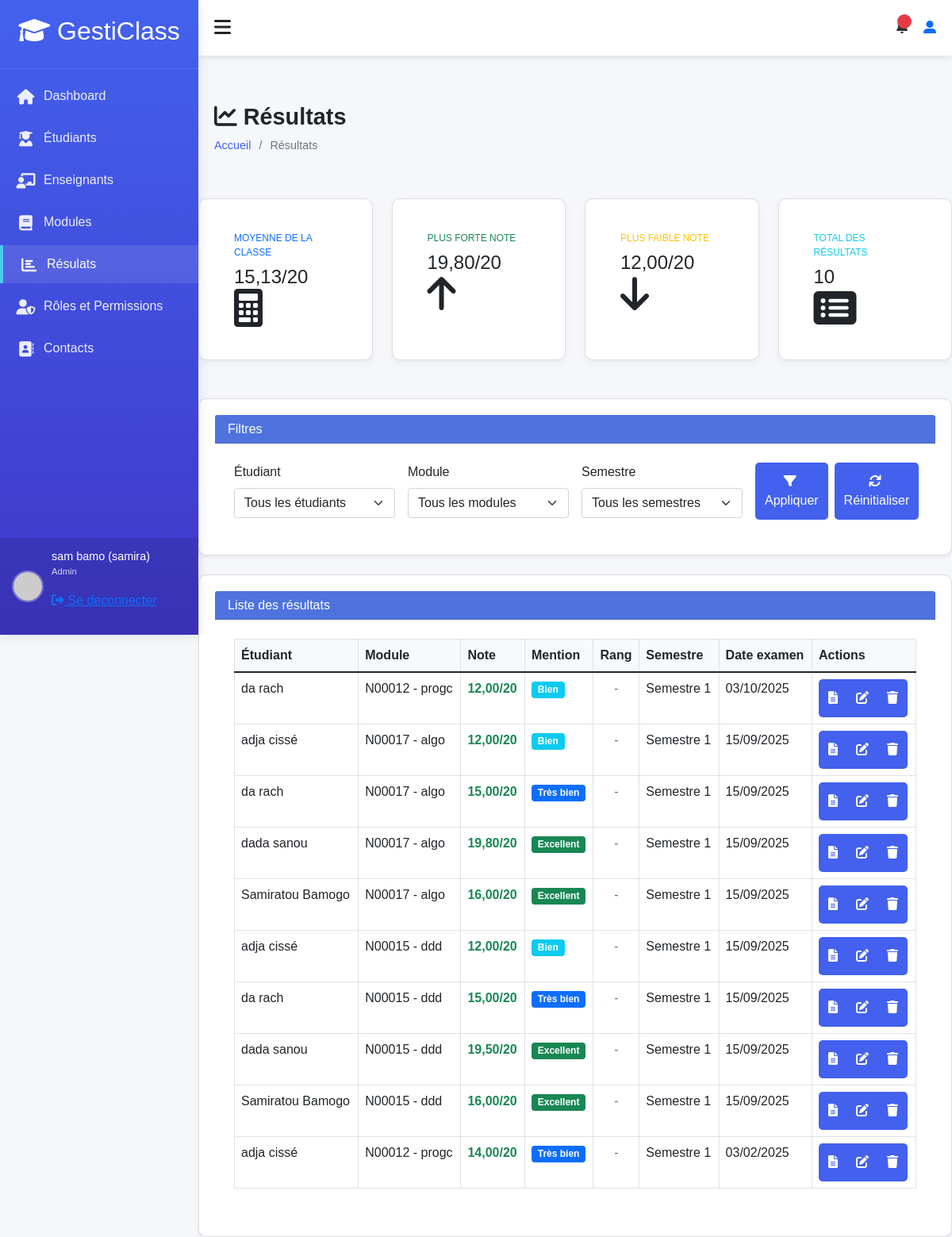
The app's page /accounts/results/ (signed in), older data.
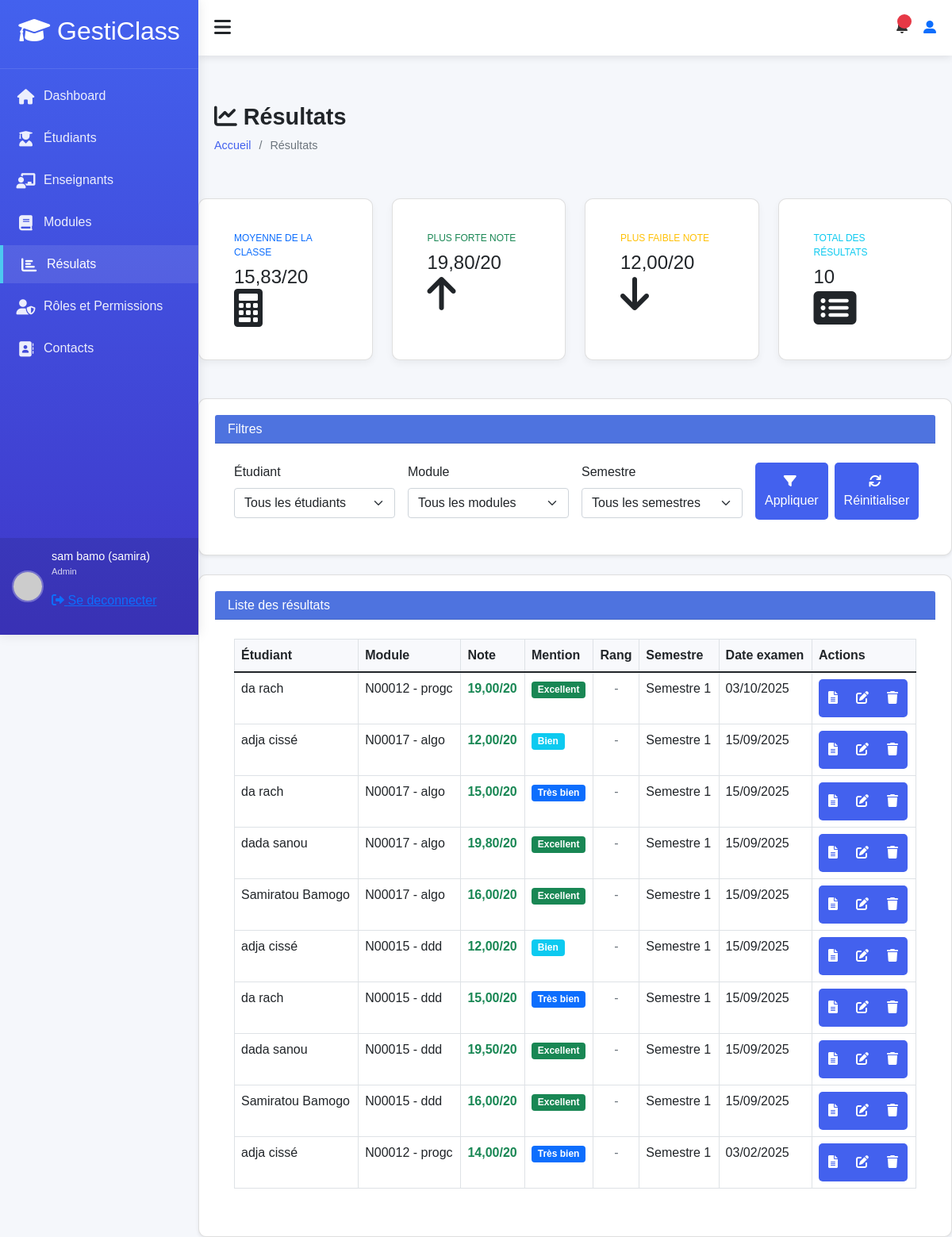
The same page, newer data.
### accounts/models.py (models this page shows, shortened)
class Result(models.Model):
    SEMESTER_CHOICES = [
        ('S1', 'Semestre 1'),
        ('S2', 'Semestre 2'),
        ('S3', 'Semestre 3'),
        ('S4', 'Semestre 4'),
        ('S5', 'Semestre 5'),
        ('S6', 'Semestre 6'),
    ]
    student = models.ForeignKey(User, on_delete=models.CASCADE, limit_choices_to={'profil': 'student'})
    module = models.ForeignKey(Module, on_delete=models.CASCADE)
    score = models.DecimalField(max_digits=4, decimal_places=2, verbose_name="Note")
    exam_date = models.DateField(verbose_name="Date de l'examen")
    semester = models.CharField(max_length=2, choices=SEMESTER_CHOICES,default='S1',  verbose_name="Semestre")
    comments = models.TextField(blank=True, verbose_name="Commentaires")
    created_at = models.DateTimeField(auto_now_add=True)
    updated_at = models.DateTimeField(auto_now=True)
    niveau = models.CharField(max_length=50, default='Non spécifié')
    class Meta:
        unique_together = ['student', 'module']
        ordering = ['-exam_date', 'module']
    def get_grade(self):
        if self.score >= 16:
            return "Excellent"
        elif self.score >= 14:
            return "Très bien"
        elif self.score >= 12:
            return "Bien"
        elif self.score >= 10:
            return "Assez bien"
        else:
            return "Insuffisant"

class User(AbstractUser):
    ROLE_CHOICES = (
        ('admin', 'Administrateur'),
        ('teacher', 'Enseignant'),
        ('student', 'Élève'),
    )
    profil = models.CharField(max_length=10, choices=ROLE_CHOICES, default='student')
    phone = models.CharField(max_length=20, blank=True)
    birth_date = models.DateField(null=True, blank=True)
    photo = models.ImageField(upload_to='users/', null=True, blank=True)
    specialty = models.CharField(max_length=100, null=True, blank=True)
    hire_date = models.DateField(null=True, blank=True)
    address = models.TextField(blank=True)
    is_student = models.BooleanField(default=False)
    is_teacher = models.BooleanField(default=False)
    phone_number = models.CharField(max_length=15, blank=True)
    date_of_birth = models.DateField(null=True, blank=True)
    def __str__(self):
        return f"{self.first_name} {self.last_name} ({self.username})"
    def is_teacher(self):
        return self.profil == 'teacher'
    def is_student(self):
        return self.profil == 'student'
    class Meta:
        permissions = [
        ("peut_acceder_module", "Peut acceder au module"),
        ("peut_acceder_aux_eleve", "Peut acceder aux eleves"),
        ("peut_acceder_aux_enseignants", "peut acceder aux enseigants"),
        ("peut_acceder_aux_roles", "peut acceder aux roles"),
        ("peut_acceder_au_student_dashboard", "Peut accéder au tableau de bord étudiant"),
        ("peut_acceder_au_teacher_dashboard", "Peut accéder au tableau de bord enseignant"),
        ("peut_acceder_au_admin_dashboard", "Peut accéder au tableau de bord administrateur"),
        ("can_view_student_list", "Peut voir la liste des étudiants"),
        ("can_view_teacher_list", "Peut voir la liste des enseignants"),
        ("can_view_module_list", "Peut voir la liste des modules"),
        ("can_view_results_list", "Peut voir la liste résultats"),
        ("can_view_module_details", "Peut les details d'un module"),
        ("can_view_student_details", "Peut voir les détails d'un étudiant"),
        ("can_view_teacher_details", "Peut voir les détails d'un enseignant"),
        ("can_view_own_details", "Peut voir ses propres détails"),
        ("cans_view_results", "Peut voir les résultats"),
        ("can_view_own_results", "Peut voir ses propres résultats"),
        ("view_role", "Peut voir les rôles"),
        ("add_role", "Peut ajouter un rôle"),
        ("change_role", "Peut modifier un rôle"),
        ("delete_role", "Peut supprimer un rôle"),
        ("assign_role", "Peut assigner des rôles"),
        ("view_timetable", "Peut voir l'emploi du temps"),
        ("manage_timetable", "Peut gérer l'emploi du temps"),
        ("can_add_teacher", "Peut ajouter un enseignant"),
        ("can_add_student", "Peut ajouter un étudiant"),
        ("can_change_teacher", "Peut modifier un enseignant"),
        ("can_change_student", "Peut modifier un étudiant"),
        ("can_delete_teacher", "Peut supprimer un enseignant"),
        ("can_delete_student", "Peut supprimer un étudiant"),
        ("can_view_schoolinfo", "Peut voir les informations de l'école"),
        ("can_add_schoolinfo", "Peut ajouter les informations de l'école"),
        ("can_change_schoolinfo", "Peut modifier les informations de l'école"),
        ("can_delete_schoolinfo", "Peut supprimer les informations de l'école"),
        ]

class Module(models.Model):
    SEMESTER_CHOICES = [
        ('S1', 'Semestre 1'),
        ('S2', 'Semestre 2'),
        ('S3', 'Semestre 3'),
        ('S4', 'Semestre 4'),
        ('S5', 'Semestre 5'),
        ('S6', 'Semestre 6'),
    ]
    name = models.CharField(max_length=100, verbose_name="Nom du module")
    code = models.CharField(max_length=20, unique=True, verbose_name="Code du module")
    description = models.TextField(blank=True, verbose_name="Description")
    coefficient = models.FloatField(default=1, verbose_name="Coefficient")
    credit = models.IntegerField(default=1, verbose_name="Crédits")
    semester = models.CharField(
        max_length=2,
        choices=SEMESTER_CHOICES,
        blank=True,
        null=True,
        verbose_name="Semestre"
    )
    teacher = models.ForeignKey(
        User,
        on_delete=models.SET_NULL,
        null=True,
        blank=True,
        limit_choices_to={'profil': 'teacher'},
        verbose_name="Enseignant"
    )

### accounts/views.py (the view)
# urls.py: path('results/', views.results_list,
@login_required
@permission_required('accounts.can_view_results_list', raise_exception=True)
def results_list(request):
    if request.user.profil == 'student' and not request.user.is_staff and not request.user.is_superuser:
        results = Result.objects.filter(student=request.user).select_related('student', 'module')
        students = User.objects.filter(id=request.user.id)  # Seulement l'étudiant lui-même
    else:
        results = Result.objects.all().select_related('student', 'module')
        students = User.objects.filter(profil='student')
    student_id = request.GET.get('student')
    module_id = request.GET.get('module')
    semester = request.GET.get('semester')
    if student_id and (request.user.is_staff or request.user.is_superuser):
        results = results.filter(student_id=student_id)
    if module_id:
        results = results.filter(module_id=module_id)
    if semester:
        results = results.filter(semester=semester)
    modules = Module.objects.all()
    semesters = [
        ('S1', 'Semestre 1'),
        ('S2', 'Semestre 2'),
        ('S3', 'Semestre 3'),
        ('S4', 'Semestre 4'),
        ('S5', 'Semestre 5'),
        ('S6', 'Semestre 6'),
    ]
    if results.exists():
        scores = [result.score for result in results]
        class_stats = {
            'average': sum(scores) / len(scores),
            'highest_score': max(scores),
            'lowest_score': min(scores),
        }
    else:
        class_stats = {
            'average': 0,
            'highest_score': 0,
            'lowest_score': 0,
        }
    context = {
        'results': results,
        'students': students,
        'modules': modules,
        'semesters': semesters,
        'selected_student': student_id,
        'selected_module': module_id,
        'selected_semester': semester,
        'is_admin': request.user.is_superuser,
        'class_stats': class_stats,  # Ajout des statistiques
        'title': 'Gestion des Résultats' if (request.user.is_staff or request.user.is_superuser) else 'Mes Résultats'
    }
    return render(request, 'results/results_list.html', context)

### accounts/templates/results/results_list.html (shortened to what the changed rows need)
{% extends "models/base.html" %}
{% load static %}
{% block content %}
<div class="content">
    <div class="page-title">
        <div>
            <h2><i class="fas fa-chart-line me-2"></i>Résultats</h2>
        </div>
        </div>
    </div>
    <div class="row mb-4">
        <div class="col-xl-3 col-md-6 mb-4">
            <div class="card stat-card border-left-primary h-100 py-3">
                <div class="card-body">
                    <div class="row no-gutters align-items-center">
                        <div class="col mr-2">
                            <div class="text-xs font-weight-bold text-primary text-uppercase mb-2">
                                Moyenne de la classe</div>
                            <div class="h4 mb-0 font-weight-bold text-gray-800">
                                {{ class_stats.average|floatformat:2 }}/20
                            </div>
                        </div>
                    </div>
                </div>
            </div>
        </div>
        <div class="col-xl-3 col-md-6 mb-4">
            <div class="card stat-card border-left-warning h-100 py-3">
                <div class="card-body">
                    <div class="row no-gutters align-items-center">
                        <div class="col mr-2">
                            <div class="text-xs font-weight-bold text-warning text-uppercase mb-2">
                                Plus faible note</div>
                            <div class="h4 mb-0 font-weight-bold text-gray-800">
                                {{ class_stats.lowest_score }}/20
                            </div>
                        </div>
                    </div>
                </div>
            </div>
        </div>
    </div>
    <div class="card shadow-sm">
        <div class="card-body">
            <div class="table-responsive">
                <table class="table table-bordered table-hover" id="resultsTable">
                    <thead style="background-color: #f8f9fc;">
                        <tr>
                            <th>Étudiant</th>
                            <th>Module</th>
                            <th>Note</th>
                            <th>Mention</th>
                            <th>Rang</th>
                            <th>Semestre</th>
                            <th>Date examen</th>
                            <th>Actions</th>
                        </tr>
                    </thead>
                    <tbody>
                        {% for result in results %}
                        <tr>
                            <td>{{ result.student.get_full_name }}</td>
                            <td>{{ result.module.code }} - {{ result.module.name }}</td>
                            <td class="fw-bold {% if result.score >= 10 %}text-success{% else %}text-danger{% endif %}">
                                {{ result.score }}/20
                            </td>
                            <td>
                                <span class="badge {% if result.score >= 16 %}bg-success{% elif result.score >= 14 %}bg-primary{% elif result.score >= 12 %}bg-info{% elif result.score >= 10 %}bg-warning text-dark{% else %}bg-danger{% endif %}">
                                    {{ result.get_grade }}
                                </span>
                            </td>
                            <td class="text-center">
                                {% if result.rank %}
                                <span class="badge bg-secondary">#{{ result.rank }}</span>
                                {% else %}
                                <span class="text-muted">-</span>
                                {% endif %}
                            </td>
                            <td>{{ result.get_semester_display }}</td>
                            <td>{{ result.exam_date|date:"d/m/Y" }}</td>
                            <td>
                                <div class="btn-group">
                                    <a href="{% url 'accounts:student_results' result.student.id %}" class="btn btn-sm btn-outline-primary" title="Voir bulletin">
                                        <i class="fas fa-file-alt"></i>
                                    </a>
                                    {% if is_admin or user.is_staff %}
                                    <a href="{% url 'accounts:update_result' result.id %}" class="btn btn-sm btn-outline-warning" title="Modifier">
                                        <i class="fas fa-edit"></i>
                                    </a>
                                    <button class="btn btn-sm btn-outline-danger" data-bs-toggle="modal"
                                            data-bs-target="#deleteResultModal" data-result-id="{{ result.id }}"
                                            data-result-name="{{ result.student.get_full_name }} - {{ result.module.code }}"
                                            title="Supprimer">
                                        <i class="fas fa-trash"></i>
                                    </button>
                                    {% endif %}
                                </div>
                            </td>
                        </tr>
                        {% empty %}
                        <tr>
                            <td colspan="8" class="text-center py-4">Aucun résultat enregistré</td>
                        </tr>
                        {% endfor %}
                    </tbody>
                </table>
            </div>
        </div>
    </div>
</div>
{% endblock %}

Row changes from the older to the newer data that the page shows:
changed Result (number 3 of 10 on the later page): score "12,00" → "19,00"; get_grade "Bien" → "Excellent"
Text that changed along with them:
{{ class_stats.average|floatformat:2 }}: "15,13" → "15,83"
